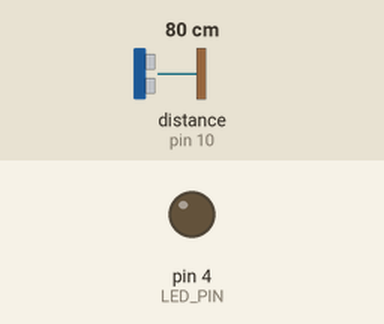
The sketch below on a simulated Arduino Uno, built with avr-gcc and run on an emulated ATmega328P. On the bench: output pins drawn as LEDs (lit = HIGH). Wiring (inferred from the names in the program): ultrasonic range finder: trigger pin 9; echo pin 10. The test bench sets the inputs (shaded band); at power-on: distance to the obstacle (sensor on pin 10) 80 cm. The echo pulse lasts 58.3 µs per cm; pins used as bus, display or sensor lines are not drawn.

Above: at 1.2 s.
1.3 s: distance to the obstacle (sensor on pin 10) set to 23 cm
2.8 s: distance to the obstacle (sensor on pin 10) set to 18 cm
At 4.0 s:
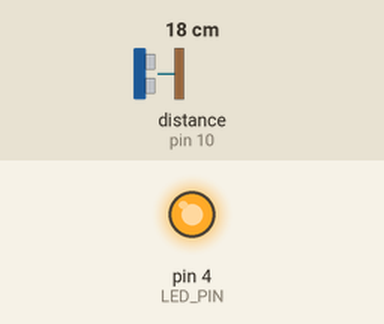
4.3 s: distance to the obstacle (sensor on pin 10) set to 35 cm
At 5.0 s:
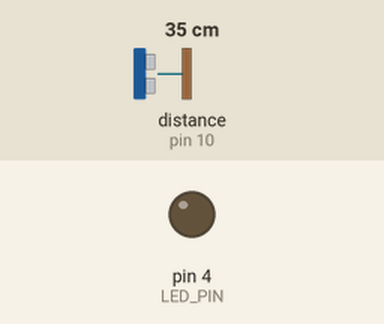
5.8 s: distance to the obstacle (sensor on pin 10) set to 2 cm
At 6.3 s:
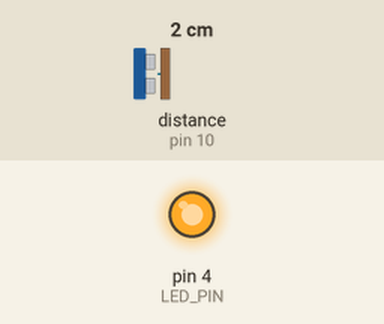
Timing chart, 0 to 8.3 s (numbered marks = the images above; inputs shaded):
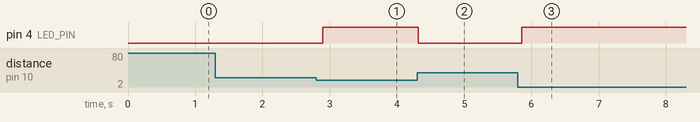

The sketch:

04-1.ino
```cpp
// 超音波センサーを使って、近くにものがあるとLEDが光るシステム
const int TRIG_PIN = 9;
const int ECHO_PIN = 10;
const int LED_PIN = 4;


void setup() {
  pinMode(TRIG_PIN, OUTPUT);
  pinMode(ECHO_PIN, INPUT);
  pinMode(LED_PIN, OUTPUT);
}

void loop() {
  digitalWrite(TRIG_PIN, LOW);
  delayMicroseconds(2);
  digitalWrite(TRIG_PIN, HIGH);
  delayMicroseconds(10);
  digitalWrite(TRIG_PIN, LOW);

  long duration = pulseIn(ECHO_PIN, HIGH);
  long distance = duration * 0.034 / 2;

  if (distance < 20) {
    // 20cm未満ならLEDを点灯
    digitalWrite(LED_PIN, HIGH);
  } else {
    // 20cm以上ならLEDを消灯
    digitalWrite(LED_PIN, LOW);
  }

  delay(100);
}
```

Measured:
- the behaviour switches between 21 and 20 cm on distance to the obstacle (sensor on pin 10) (found by bisection; images 0 and 1)
- after the input at 1.3 s, every drawn part: stays the same
- after the input at 2.8 s, pin 4 (LED_PIN): LOW → HIGH after 0.10 s
- after the input at 4.3 s, pin 4 (LED_PIN): HIGH → LOW at once
- after the input at 5.8 s, pin 4 (LED_PIN): LOW → HIGH after 0.06 s
